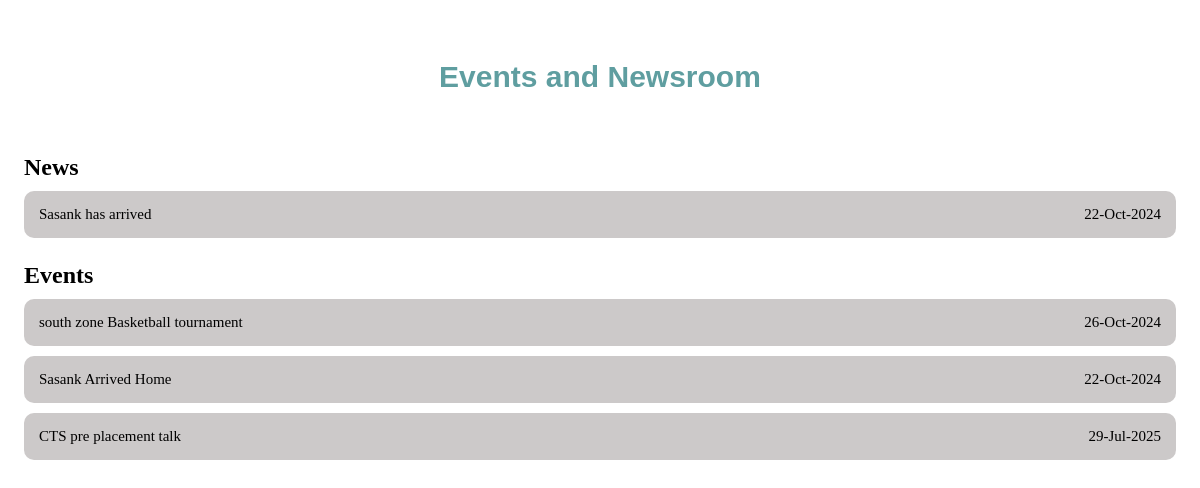
Page /eventpage.php on the committed database.
### tables this page shows
CREATE TABLE `news` (
  `id` int(11) NOT NULL,
  `alumniId` int(11) NOT NULL,
  `newsTitle` varchar(255) NOT NULL,
  `newsDescription` varchar(255) NOT NULL,
  `newsDate` date NOT NULL
);

CREATE TABLE `events` (
  `id` int(11) NOT NULL,
  `alumniId` int(11) NOT NULL,
  `eventTitle` varchar(255) NOT NULL,
  `eventDescription` varchar(500) NOT NULL,
  `eventDate` date NOT NULL,
  `extraInfo` varchar(500) NOT NULL
);

### eventpage.php (the view, shortened to what this page needs)
<!DOCTYPE html>
<html>
<head>
    <link rel="stylesheet" href="eventpage_1.css">
</head>
<body>
    <h1 class="Heading">Events and Newsroom</h1>
    <div class="layout">
        <h2>News</h2>
        <?php
            require_once "connection.php";
            $result = mysqli_query($conn, "SELECT * FROM news");
            while($row = mysqli_fetch_assoc($result)){
        ?>
        <div class="accordion">
            <div class="accordion__question">
                <p ><?php echo $row['newsTitle']?> </p>
                <p >
                    <?php
                        $newDate = date('d-M-Y', strtotime($row['newsDate']));
                        echo $newDate;
                    ?></p>
            </div>
        </div>
        <?php } ?>
    </div>
    <div class="layout">
        <h2>Events </h2>
        <?php
            require_once "connection.php";
            $result = mysqli_query($conn, "SELECT * FROM events");
            while($row = mysqli_fetch_assoc($result)){
        ?>
        <div class="accordion">
            <div class="accordion__question">
                <p ><?php echo $row['eventTitle']?> </p>
                <p >
                    <?php
                        $newDate = date('d-M-Y', strtotime($row['eventDate']));
                        echo $newDate;
                    ?></p>
            </div>
        </div>
        <?php } ?>
    </div>
</body>
</html>

### eventpage_1.css (style rules this page uses)
* { margin: 0px; padding: 0px; }
.Heading { font-size: 30px; color:cadetblue; text-align: center; margin:5%; font-family: 'Lucida Sans', 'Lucida Sans Regular', 'Lucida Grande', 'Lucida Sans Unicode', Geneva, Verdana, sans-serif; }
.layout { width: 96%; margin: 2%; }
.accordion { padding: 10px; margin-top: 10px; margin-bottom: 10px; background: rgb(204, 201, 201); border-radius: 10px; }
.accordion__question { display: flex; justify-content: space-between; align-items: center; }
.accordion__question p { margin: 5px; padding: 0; font-family: Verdana; font-size: 15px; }

### rows in the picture
news: newsTitle "Sasank has arrived", newsDate "22-Oct-2024"
events: eventTitle "south zone Basketball tournament", eventDate "26-Oct-2024"
events: eventTitle "Sasank Arrived Home", eventDate "22-Oct-2024"
events: eventTitle "CTS pre placement talk", eventDate "29-Jul-2025"
